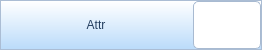
<?xml version="1.0" encoding="UTF-8"?>
<ui version="4.0">
 <class>WgTextEditor</class>
 <widget class="QWidget" name="WgTextEditor">
  <property name="geometry">
   <rect>
    <x>0</x>
    <y>0</y>
    <width>262</width>
    <height>50</height>
   </rect>
  </property>
  <property name="sizePolicy">
   <sizepolicy hsizetype="Ignored" vsizetype="Fixed">
    <horstretch>0</horstretch>
    <verstretch>0</verstretch>
   </sizepolicy>
  </property>
  <property name="windowTitle">
   <string>Form</string>
  </property>
  <property name="styleSheet">
   <string notr="true">border:1px solid rgb(171,189,212);
background-color: qlineargradient(spread:pad, x1:1, y1:0, x2:0.999955, y2:0.983, stop:0 rgba(255, 255, 255, 255), stop:1 rgba(188, 220, 250, 255));</string>
  </property>
  <layout class="QHBoxLayout" name="horizontalLayout">
   <property name="spacing">
    <number>2</number>
   </property>
   <property name="leftMargin">
    <number>1</number>
   </property>
   <property name="topMargin">
    <number>1</number>
   </property>
   <property name="rightMargin">
    <number>1</number>
   </property>
   <property name="bottomMargin">
    <number>1</number>
   </property>
   <item>
    <widget class="QLabel" name="labName">
     <property name="sizePolicy">
      <sizepolicy hsizetype="Fixed" vsizetype="Ignored">
       <horstretch>0</horstretch>
       <verstretch>0</verstretch>
      </sizepolicy>
     </property>
     <property name="minimumSize">
      <size>
       <width>190</width>
       <height>0</height>
      </size>
     </property>
     <property name="maximumSize">
      <size>
       <width>190</width>
       <height>16777215</height>
      </size>
     </property>
     <property name="font">
      <font>
       <family>Microsoft YaHei UI</family>
      </font>
     </property>
     <property name="styleSheet">
      <string notr="true">color: rgb(35, 62, 95);
border: none;</string>
     </property>
     <property name="text">
      <string>Attr</string>
     </property>
     <property name="alignment">
      <set>Qt::AlignCenter</set>
     </property>
    </widget>
   </item>
   <item>
    <widget class="QLineEdit" name="lineEdit">
     <property name="sizePolicy">
      <sizepolicy hsizetype="Ignored" vsizetype="Ignored">
       <horstretch>0</horstretch>
       <verstretch>0</verstretch>
      </sizepolicy>
     </property>
     <property name="minimumSize">
      <size>
       <width>0</width>
       <height>0</height>
      </size>
     </property>
     <property name="maximumSize">
      <size>
       <width>16777215</width>
       <height>16777215</height>
      </size>
     </property>
     <property name="font">
      <font>
       <family>Microsoft YaHei UI</family>
      </font>
     </property>
     <property name="styleSheet">
      <string notr="true">QLineEdit {
	border:1px solid rgb(168, 186, 209);
	border-radius: 5px;
	background: rgb(255, 255, 255);
	color: rgb(0, 0, 0);
}

QLineEdit::hover
{
	background-color: rgb(255, 255, 191);
}</string>
     </property>
    </widget>
   </item>
  </layout>
 </widget>
 <resources/>
 <connections/>
</ui>
